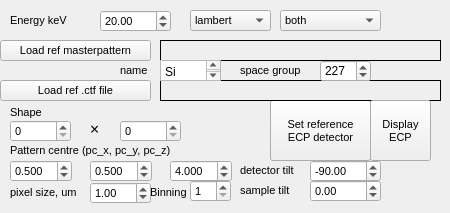
         <widget class="QWidget" name="ECPmaster">
          <attribute name="title">
           <string>ECP master pattern</string>
          </attribute>
          <widget class="QPushButton" name="pushButton_load_ECP_master_pattern">
           <property name="geometry">
            <rect>
             <x>0</x>
             <y>40</y>
             <width>151</width>
             <height>21</height>
            </rect>
           </property>
           <property name="font">
            <font>
             <family>Arial</family>
             <pointsize>8</pointsize>
            </font>
           </property>
           <property name="text">
            <string>Load ref masterpattern</string>
           </property>
          </widget>
          <widget class="QLabel" name="label_ecp_master_pattern_path">
           <property name="geometry">
            <rect>
             <x>160</x>
             <y>40</y>
             <width>281</width>
             <height>21</height>
            </rect>
           </property>
           <property name="font">
            <font>
             <family>Arial</family>
             <pointsize>6</pointsize>
            </font>
           </property>
           <property name="frameShape">
            <enum>QFrame::Panel</enum>
           </property>
           <property name="text">
            <string/>
           </property>
           <property name="wordWrap">
            <bool>true</bool>
           </property>
          </widget>
          <widget class="QLabel" name="label_58">
           <property name="geometry">
            <rect>
             <x>10</x>
             <y>182</y>
             <width>81</width>
             <height>21</height>
            </rect>
           </property>
           <property name="font">
            <font>
             <family>Arial</family>
             <pointsize>8</pointsize>
            </font>
           </property>
           <property name="text">
            <string>pixel size, um</string>
           </property>
          </widget>
          <widget class="QDoubleSpinBox" name="doubleSpinBox_ref_ECP_pc_y">
           <property name="geometry">
            <rect>
             <x>90</x>
             <y>160</y>
             <width>62</width>
             <height>22</height>
            </rect>
           </property>
           <property name="font">
            <font>
             <family>Arial</family>
             <pointsize>8</pointsize>
            </font>
           </property>
           <property name="decimals">
            <number>3</number>
           </property>
           <property name="value">
            <double>0.500000000000000</double>
           </property>
          </widget>
          <widget class="QSpinBox" name="spinBox_ref_ECP_binning">
           <property name="geometry">
            <rect>
             <x>190</x>
             <y>180</y>
             <width>41</width>
             <height>22</height>
            </rect>
           </property>
           <property name="font">
            <font>
             <family>Arial</family>
             <pointsize>8</pointsize>
            </font>
           </property>
           <property name="minimum">
            <number>1</number>
           </property>
           <property name="maximum">
            <number>100000</number>
           </property>
           <property name="value">
            <number>1</number>
           </property>
          </widget>
          <widget class="QDoubleSpinBox" name="doubleSpinBox_ref_ECP_pc_x">
           <property name="geometry">
            <rect>
             <x>10</x>
             <y>160</y>
             <width>62</width>
             <height>22</height>
            </rect>
           </property>
           <property name="font">
            <font>
             <family>Arial</family>
             <pointsize>8</pointsize>
            </font>
           </property>
           <property name="decimals">
            <number>3</number>
           </property>
           <property name="value">
            <double>0.500000000000000</double>
           </property>
          </widget>
          <widget class="QSpinBox" name="spinBox_ref_ECP_pattern_pixels_x">
           <property name="geometry">
            <rect>
             <x>10</x>
             <y>120</y>
             <width>61</width>
             <height>22</height>
            </rect>
           </property>
           <property name="font">
            <font>
             <family>Arial</family>
             <pointsize>8</pointsize>
            </font>
           </property>
           <property name="maximum">
            <number>5000</number>
           </property>
           <property name="value">
            <number>0</number>
           </property>
          </widget>
          <widget class="QSpinBox" name="spinBox_ref_ECP_pattern_pixels_y">
           <property name="geometry">
            <rect>
             <x>120</x>
             <y>120</y>
             <width>61</width>
             <height>22</height>
            </rect>
           </property>
           <property name="font">
            <font>
             <family>Arial</family>
             <pointsize>8</pointsize>
            </font>
           </property>
           <property name="maximum">
            <number>5000</number>
           </property>
           <property name="value">
            <number>0</number>
           </property>
          </widget>
          <widget class="QLabel" name="label_55">
           <property name="geometry">
            <rect>
             <x>150</x>
             <y>182</y>
             <width>41</width>
             <height>21</height>
            </rect>
           </property>
           <property name="font">
            <font>
             <family>Arial</family>
             <pointsize>8</pointsize>
            </font>
           </property>
           <property name="text">
            <string>Binning</string>
           </property>
          </widget>
          <widget class="QLabel" name="label_54">
           <property name="geometry">
            <rect>
             <x>10</x>
             <y>140</y>
             <width>201</width>
             <height>20</height>
            </rect>
           </property>
           <property name="font">
            <font>
             <family>Arial</family>
             <pointsize>8</pointsize>
            </font>
           </property>
           <property name="text">
            <string>Pattern centre (pc_x, pc_y, pc_z)</string>
           </property>
          </widget>
          <widget class="QDoubleSpinBox" name="doubleSpinBox_ref_ECP_pc_z">
           <property name="geometry">
            <rect>
             <x>170</x>
             <y>160</y>
             <width>62</width>
             <height>22</height>
            </rect>
           </property>
           <property name="font">
            <font>
             <family>Arial</family>
             <pointsize>8</pointsize>
            </font>
           </property>
           <property name="decimals">
            <number>3</number>
           </property>
           <property name="value">
            <double>4.000000000000000</double>
           </property>
          </widget>
          <widget class="QLabel" name="label_56">
           <property name="geometry">
            <rect>
             <x>90</x>
             <y>120</y>
             <width>20</width>
             <height>16</height>
            </rect>
           </property>
           <property name="font">
            <font>
             <family>Arial Black</family>
             <pointsize>12</pointsize>
            </font>
           </property>
           <property name="text">
            <string>×</string>
           </property>
          </widget>
          <widget class="QLabel" name="label_57">
           <property name="geometry">
            <rect>
             <x>10</x>
             <y>102</y>
             <width>51</width>
             <height>21</height>
            </rect>
           </property>
           <property name="font">
            <font>
             <family>Arial</family>
             <pointsize>8</pointsize>
            </font>
           </property>
           <property name="text">
            <string>Shape</string>
           </property>
          </widget>
          <widget class="QDoubleSpinBox" name="doubleSpinBox_ref_ECP_pixel_size">
           <property name="geometry">
            <rect>
             <x>90</x>
             <y>182</y>
             <width>61</width>
             <height>22</height>
            </rect>
           </property>
           <property name="font">
            <font>
             <family>Arial</family>
             <pointsize>8</pointsize>
            </font>
           </property>
           <property name="maximum">
            <double>1000000.000000000000000</double>
           </property>
           <property name="value">
            <double>1.000000000000000</double>
           </property>
          </widget>
          <widget class="QComboBox" name="comboBox_ref_ECP_projection">
           <property name="geometry">
            <rect>
             <x>190</x>
             <y>10</y>
             <width>81</width>
             <height>21</height>
            </rect>
           </property>
           <property name="font">
            <font>
             <family>Arial</family>
             <pointsize>8</pointsize>
            </font>
           </property>
           <item>
            <property name="text">
             <string>lambert</string>
            </property>
           </item>
           <item>
            <property name="text">
             <string>---</string>
            </property>
           </item>
          </widget>
          <widget class="QComboBox" name="comboBox_ref_ECP_hemispheres">
           <property name="geometry">
            <rect>
             <x>280</x>
             <y>10</y>
             <width>101</width>
             <height>21</height>
            </rect>
           </property>
           <property name="font">
            <font>
             <family>Arial</family>
             <pointsize>8</pointsize>
            </font>
           </property>
           <item>
            <property name="text">
             <string>both</string>
            </property>
           </item>
           <item>
            <property name="text">
             <string>north</string>
            </property>
           </item>
           <item>
            <property name="text">
             <string>south</string>
            </property>
           </item>
          </widget>
          <widget class="QPushButton" name="pushButton_set_ref_ECP_detector">
           <property name="geometry">
            <rect>
             <x>270</x>
             <y>100</y>
             <width>101</width>
             <height>61</height>
            </rect>
           </property>
           <property name="font">
            <font>
             <family>Arial</family>
             <pointsize>8</pointsize>
            </font>
           </property>
           <property name="text">
            <string>Set reference
ECP detector</string>
           </property>
          </widget>
          <widget class="QDoubleSpinBox" name="doubleSpinBox_ref_ECP_detector_tilt">
           <property name="geometry">
            <rect>
             <x>310</x>
             <y>160</y>
             <width>71</width>
             <height>22</height>
            </rect>
           </property>
           <property name="font">
            <font>
             <family>Arial</family>
             <pointsize>8</pointsize>
            </font>
           </property>
           <property name="minimum">
            <double>-360.000000000000000</double>
           </property>
           <property name="maximum">
            <double>360.000000000000000</double>
           </property>
           <property name="singleStep">
            <double>0.100000000000000</double>
           </property>
           <property name="value">
            <double>-90.000000000000000</double>
           </property>
          </widget>
          <widget class="QLabel" name="label_59">
           <property name="geometry">
            <rect>
             <x>240</x>
             <y>160</y>
             <width>71</width>
             <height>21</height>
            </rect>
           </property>
           <property name="font">
            <font>
             <family>Arial</family>
             <pointsize>8</pointsize>
            </font>
           </property>
           <property name="text">
            <string>detector tilt</string>
           </property>
          </widget>
          <widget class="QDoubleSpinBox" name="doubleSpinBox_ref_ECP_sample_tilt">
           <property name="geometry">
            <rect>
             <x>310</x>
             <y>180</y>
             <width>71</width>
             <height>22</height>
            </rect>
           </property>
           <property name="font">
            <font>
             <family>Arial</family>
             <pointsize>8</pointsize>
            </font>
           </property>
           <property name="minimum">
            <double>-360.000000000000000</double>
           </property>
           <property name="maximum">
            <double>360.000000000000000</double>
           </property>
           <property name="singleStep">
            <double>0.100000000000000</double>
           </property>
           <property name="value">
            <double>0.000000000000000</double>
           </property>
          </widget>
          <widget class="QLabel" name="label_60">
           <property name="geometry">
            <rect>
             <x>240</x>
             <y>180</y>
             <width>61</width>
             <height>21</height>
            </rect>
           </property>
           <property name="font">
            <font>
             <family>Arial</family>
             <pointsize>8</pointsize>
            </font>
           </property>
           <property name="text">
            <string>sample tilt</string>
           </property>
          </widget>
          <widget class="QLabel" name="label_61">
           <property name="geometry">
            <rect>
             <x>10</x>
             <y>10</y>
             <width>81</width>
             <height>21</height>
            </rect>
           </property>
           <property name="font">
            <font>
             <family>Arial</family>
             <pointsize>8</pointsize>
            </font>
           </property>
           <property name="text">
            <string>Energy keV</string>
           </property>
          </widget>
          <widget class="QDoubleSpinBox" name="doubleSpinBox_ref_ECP_energy">
           <property name="geometry">
            <rect>
             <x>100</x>
             <y>10</y>
             <width>71</width>
             <height>22</height>
            </rect>
           </property>
           <property name="font">
            <font>
             <family>Arial</family>
             <pointsize>8</pointsize>
            </font>
           </property>
           <property name="minimum">
            <double>0.000000000000000</double>
           </property>
           <property name="maximum">
            <double>200.000000000000000</double>
           </property>
           <property name="singleStep">
            <double>0.100000000000000</double>
           </property>
           <property name="value">
            <double>20.000000000000000</double>
           </property>
          </widget>
          <widget class="QPushButton" name="pushButton_load_ref_ctf_file">
           <property name="geometry">
            <rect>
             <x>0</x>
             <y>80</y>
             <width>151</width>
             <height>21</height>
            </rect>
           </property>
           <property name="font">
            <font>
             <family>Arial</family>
             <pointsize>8</pointsize>
            </font>
           </property>
           <property name="text">
            <string>Load ref .ctf file</string>
           </property>
          </widget>
          <widget class="QLabel" name="label_ref_ctf_file">
           <property name="geometry">
            <rect>
             <x>160</x>
             <y>80</y>
             <width>281</width>
             <height>21</height>
            </rect>
           </property>
           <property name="font">
            <font>
             <pointsize>6</pointsize>
            </font>
           </property>
           <property name="frameShape">
            <enum>QFrame::Panel</enum>
           </property>
           <property name="text">
            <string/>
           </property>
           <property name="wordWrap">
            <bool>true</bool>
           </property>
          </widget>
          <widget class="QPushButton" name="pushButton_ref_ECP_display">
           <property name="geometry">
            <rect>
             <x>370</x>
             <y>100</y>
             <width>61</width>
             <height>61</height>
            </rect>
           </property>
           <property name="font">
            <font>
             <family>Arial</family>
             <pointsize>8</pointsize>
            </font>
           </property>
           <property name="text">
            <string>Display
ECP</string>
           </property>
          </widget>
          <widget class="QPlainTextEdit" name="plainTextEdit_ref_masterpattern_name">
           <property name="geometry">
            <rect>
             <x>160</x>
             <y>60</y>
             <width>61</width>
             <height>21</height>
            </rect>
           </property>
           <property name="plainText">
            <string>Si</string>
           </property>
          </widget>
          <widget class="QLabel" name="label_124">
           <property name="geometry">
            <rect>
             <x>120</x>
             <y>60</y>
             <width>31</width>
             <height>20</height>
            </rect>
           </property>
           <property name="font">
            <font>
             <family>Arial</family>
             <pointsize>8</pointsize>
            </font>
           </property>
           <property name="text">
            <string>name</string>
           </property>
          </widget>
          <widget class="QLabel" name="label_125">
           <property name="geometry">
            <rect>
             <x>240</x>
             <y>60</y>
             <width>81</width>
             <height>20</height>
            </rect>
           </property>
           <property name="font">
            <font>
             <family>Arial</family>
             <pointsize>8</pointsize>
            </font>
           </property>
           <property name="text">
            <string>space group</string>
           </property>
          </widget>
          <widget class="QSpinBox" name="spinBox_ref_masterpattern_space_group">
           <property name="geometry">
            <rect>
             <x>320</x>
             <y>60</y>
             <width>51</width>
             <height>22</height>
            </rect>
           </property>
           <property name="maximum">
            <number>1000000</number>
           </property>
           <property name="value">
            <number>227</number>
           </property>
          </widget>
         </widget>
